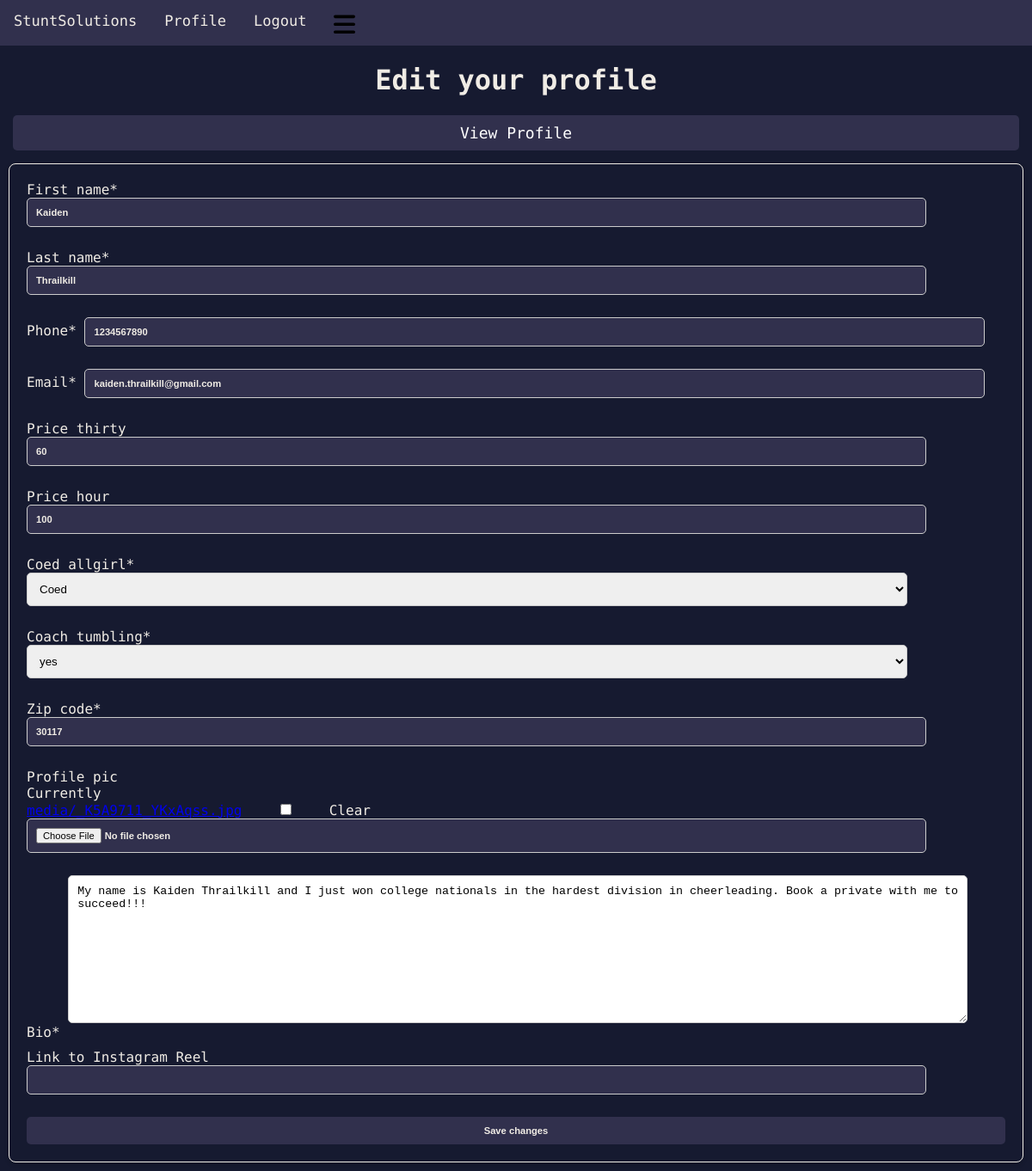
The app's page /profile (signed in) with its own data.
### home/models.py (models this page shows, shortened)
class Coaches(models.Model):
    id = models.AutoField(primary_key=True)
    user = models.OneToOneField(User, on_delete=models.CASCADE)
    first_name = models.CharField(max_length=50)
    last_name = models.CharField(max_length=50)
    phone = models.CharField(max_length=15)
    email = models.EmailField(unique=False)
    price_thirty = models.IntegerField(null=True, blank=True)
    price_hour = models.IntegerField(null=True, blank=True)
    coed = 'Coed'
    allgirl = 'All-Girl'
    COED_ALLGIRL_CHOICES = [
        (coed, 'Coed'),
        (allgirl, 'All-Girl'),
    ]
    coed_allgirl = models.CharField(
        max_length=10,
        choices=COED_ALLGIRL_CHOICES,
        default=coed,
    )
    yes = 'Yes'
    no = 'No'
    TUMBLING_CHOICES = [
        (yes, 'yes'),
        (no, 'no'),
    ]
    coach_tumbling = models.CharField(
        max_length=10,
        choices=TUMBLING_CHOICES,
        default=no,
    )
    zip_code = models.CharField(max_length=10)
    profile_pic = models.ImageField(upload_to='media/', blank=True, null=True)
    bio = models.TextField()

### home/views.py (the view)
# urls.py: path('profile', views.profile, name='profile'),
@login_required
def profile(request):
    profile, created = Coaches.objects.get_or_create(user=request.user)
    if request.method == 'POST':
        profileform = ProfileForm(request.POST, request.FILES, instance=profile)
        videoform = VideoForm(request.POST)
        if profileform.is_valid():
            profile = profileform.save(commit=False)
            image = Image.open(profileform.cleaned_data['profile_pic'])
            image = ImageOps.exif_transpose(image)  # Rotate the image correctly
            image = image.resize((150, 150), Image.LANCZOS)
            image_io = BytesIO()
            image.save(image_io, format='JPEG')
            image_file = ContentFile(image_io.getvalue(), name=profileform.cleaned_data['profile_pic'].name)
            profile.profile_pic.save(image_file.name, image_file, save=False)
            profile.save()
            messages.success(request, "Successfully Updated Profile")
            if not videoform.is_valid():
                return redirect('/profile')  # Redirect to the profile view after saving
        if videoform.is_valid():
            try:
                instaurl = videoform.cleaned_data['video']
                response = requests.get(f"https://iframe.ly/api/oembed?url={instaurl}&api_key=f68b29ec833a23d0d81c6c")
                data = response.json()
                html = data['html']
                video = videoform.save(commit=False)
                video.video = html  # Assign the html to the video field of the video instance
                video.coach = profile  # Associate the video with the current user's profile
                video.save()
                messages.success(request, "Successfully Updated Profile")
            except Exception as e:
                print(f"Failed to add video: {e}")
            return redirect('/profile')  # Redirect to the profile view after saving  # Redirect to the profile view after saving  # Redirect to the profile view after saving
    else:
        profileform = ProfileForm(instance=profile)
        videoform = VideoForm()  # Do not pass instance here since we're adding new videos
    return render(request, 'profile.html', {'profileform': profileform, 'videoform': videoform})

### home/forms.py
class ProfileForm(forms.ModelForm):
    class Meta:
        model = Coaches
        fields = ['first_name', 'last_name', 'phone', 'email', 'price_thirty', 'price_hour', 'coed_allgirl', 'coach_tumbling', 'zip_code', 'profile_pic', 'bio']
        widgets = {
        }
    def __init__(self, *args, **kwargs):
        super().__init__(*args, **kwargs)
        for i in self.fields:
            self.fields[i].widget.attrs['class'] = 'become-coach-form-inputs'
            self.fields[i].widget.attrs['id'] = 'become-coach-form-inputs_id'

class VideoForm(forms.ModelForm):
    class Meta:
        model = Video
        fields = ['video']
        widgets = {
        }
    def __init__(self, *args, **kwargs):
        super().__init__(*args, **kwargs)
        for i in self.fields:
            self.fields[i].widget.attrs['class'] = 'become-coach-form-inputs'
            self.fields[i].widget.attrs['id'] = 'become-coach-form-inputs_id'

### CoachLocator/Templates/profile.html (shortened to what this page needs)
{% extends 'base.html' %}
{% load crispy_forms_tags %}
{% load static %}
{% block content %}
<link rel="stylesheet" href="{% static 'css/becomecoach.css' %}">
<h1>Edit your profile</h1>
<a href="{% url 'home:coachdetail' coach_id=request.user.coaches.id %}" class="my-btn">View Profile</a>
<form class="becomecoach-container" method="post" enctype="multipart/form-data" >
    {{ profileform|crispy }}
    {{ videoform|crispy }}
    <button type="submit">Save changes</button>
</form>
{% endblock %}

### CoachLocator/static/css/main.css (style rules this page uses)
body { font-family: 'Roboto Mono', monospace; background-color: #161A30; margin: 0px; }
form { display: flex; flex-direction: column; align-items: stretch; justify-content: center; gap: 10px; margin-top: 20px; padding-bottom: 15px; }
button { background-color: #31304D; color: #F0ECE5; border: none; padding: 10px; border-radius: 5px; font-size: 0.7rem; font-weight: bold; cursor: pointer; transition: background-color 0.3s ease; }
input { padding: 10px; border-radius: 5px; background-color: #31304D; color: #F0ECE5; border: none; font-size: 0.7rem; font-weight: bold; width: 75px; }

### CoachLocator/static/css/becomecoach.css (style rules this page uses)
body, html { font-family: 'Roboto Mono', monospace; background-color: #161A30; margin: 0; }
h1 { color: #F0ECE5; text-align: center; }
.become-coach-form-inputs { width: 90%; padding: 10px; margin-bottom: 1rem; border: 1px solid #ccc; border-radius: 5px; }
button { background-color: #31304D; color: #F0ECE5; border: none; width: 100%; padding: 10px; border-radius: 5px; font-size: 0.7rem; font-weight: bold; cursor: pointer; transition: background-color 0.3s ease; }
.becomecoach-container { max-width: 100%; color: #F0ECE5; padding: 20px; margin: 10px; border: solid 1px #F0ECE5; border-radius: 8px; box-shadow: 0 2px 5px rgba(0,0,0,0.2); }

### CoachLocator/Templates/profile.html (style rules this page uses)
.my-btn { display: flex; color: #fff; background-color: #31304D; padding: 10px 20px; font-size: 18px; border-radius: 5px; transition: background-color 0.3s ease; justify-content: center; margin: 15px; text-decoration: none; }

### records on screen
Coaches: first_name "Kaiden", last_name "Thrailkill", phone "1234567890", email "kaiden.thrailkill@gmail.com", price_thirty "60", price_hour "100", coed_allgirl "Coed", coach_tumbling "yes", zip_code "30117", bio "My name is Kaiden Thrailkill and I just won college nationals in the hardest division in cheerleading. Book a private with me to succeed!!!"
